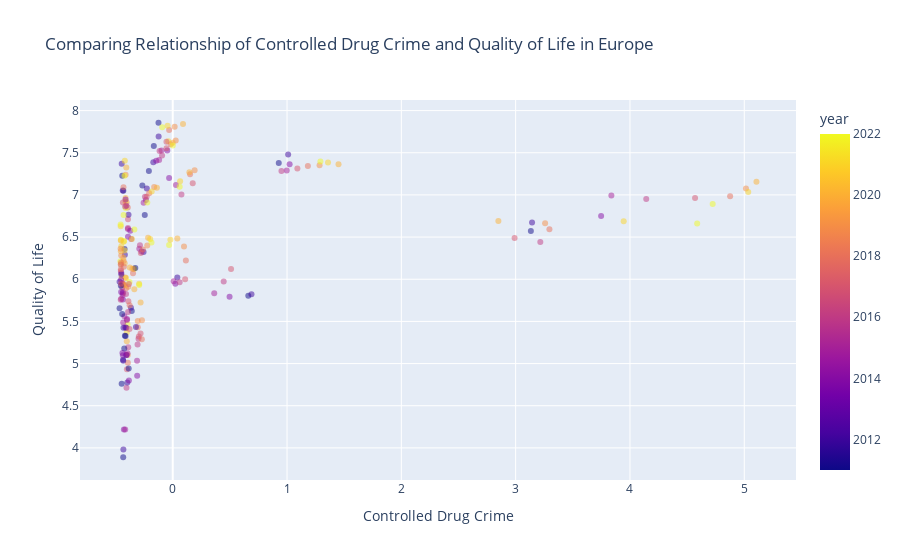

Notebook source saved alongside this figure:
### Code cell
fig = px.scatter(
    combined,
    x='safety',
    y='qol',
    color='year',
    opacity=0.5,
    labels={'safety': 'Controlled Drug Crime', 'qol': 'Quality of Life'},
    title='Comparing Relationship of Controlled Drug Crime and Quality of Life in Europe',
    hover_data=['country', 'year']
)

fig.show()

### Figure 1 — Plotly figure (JSON) as saved in the notebook; plotly's stock layout.template omitted (floating-point values rounded to 4 significant figures; data arrays with more than 128 entries replaced by an {"elided": "..."} marker saying what was removed)
{"data": [{"customdata": {"elided": "239x2 mixed values"}, "hovertemplate": "Controlled Drug Crime=%{x}<br>Quality of Life=%{y}<br>country=%{customdata[0]}<br>year=%{marker.color}<extra></extra>", "legendgroup": "", "marker": {"color": {"elided": "239 int values"}, "coloraxis": "coloraxis", "opacity": 0.5, "symbol": "circle"}, "mode": "markers", "name": "", "orientation": "v", "showlegend": false, "type": "scatter", "x": {"elided": "239 float values"}, "xaxis": "x", "y": {"elided": "239 float values"}, "yaxis": "y"}], "layout": {"coloraxis": {"colorbar": {"title": {"text": "year"}}, "colorscale": [[0, "#0d0887"], [0.1111, "#46039f"], [0.2222, "#7201a8"], [0.3333, "#9c179e"], [0.4444, "#bd3786"], [0.5556, "#d8576b"], [0.6667, "#ed7953"], [0.7778, "#fb9f3a"], [0.8889, "#fdca26"], [1, "#f0f921"]]}, "legend": {"tracegroupgap": 0}, "title": {"text": "Comparing Relationship of Controlled Drug Crime and Quality of Life in Europe"}, "xaxis": {"anchor": "y", "domain": [0, 1], "title": {"text": "Controlled Drug Crime"}}, "yaxis": {"anchor": "x", "domain": [0, 1], "title": {"text": "Quality of Life"}}}}
